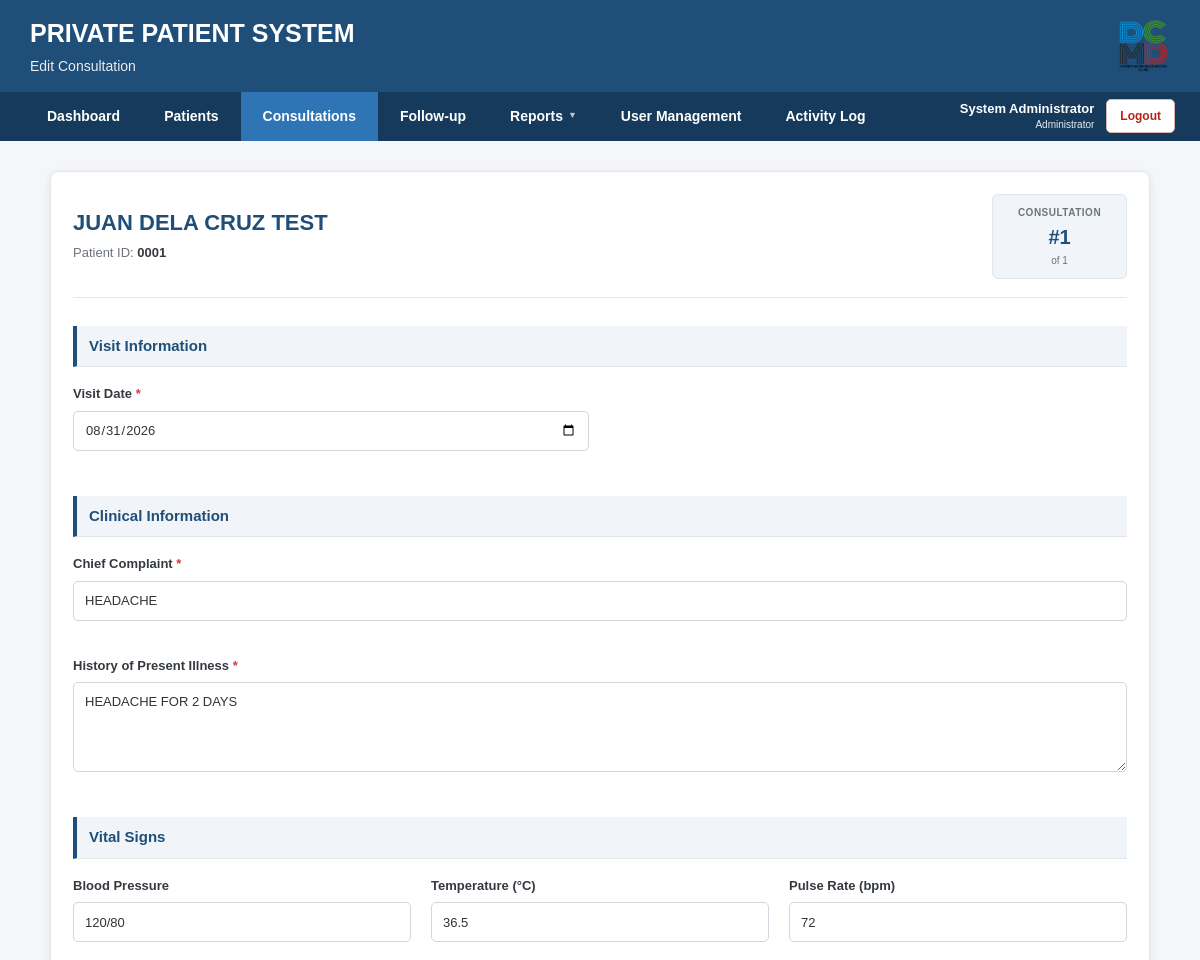
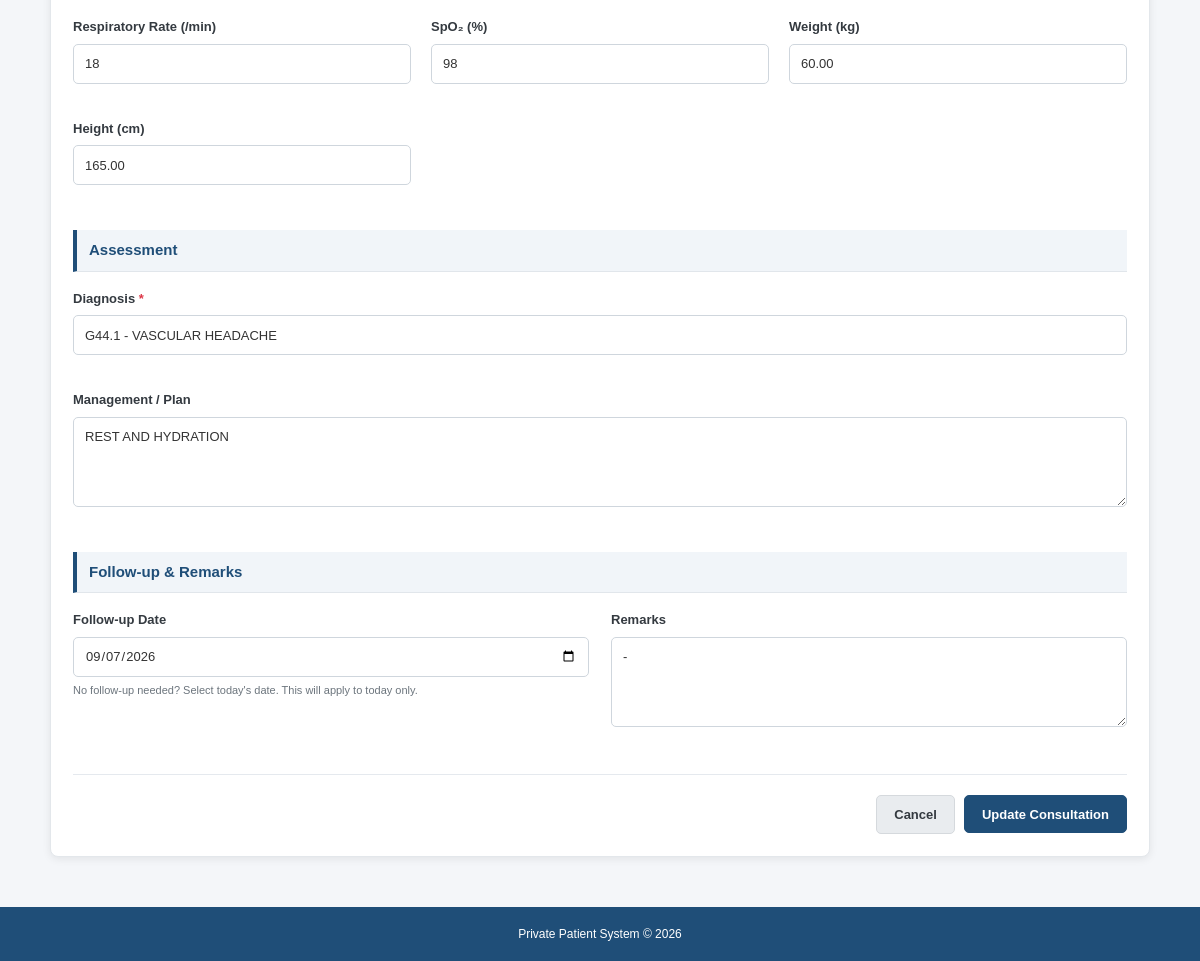
The page /patients/consultation_edit.php?id=32 (signed in) on the database its author committed (2 pictures, top to bottom).
### tables this page shows
CREATE TABLE IF NOT EXISTS `consultations` (
  `id` int(11) NOT NULL AUTO_INCREMENT,
  `patient_id` int(11) NOT NULL,
  `visit_date` date NOT NULL,
  `chief_complaint` text,
  `history_illness` text,
  `blood_pressure` varchar(20) DEFAULT NULL,
  `temperature` decimal(4,1) DEFAULT NULL,
  `pulse_rate` int(11) DEFAULT NULL,
  `respiratory_rate` int(11) DEFAULT NULL,
  `oxygen_saturation` int(11) DEFAULT NULL,
  `weight` decimal(5,2) DEFAULT NULL,
  `height` decimal(5,2) DEFAULT NULL,
  `assessment` text,
  `medication` text,
  `management` text,
  `follow_up_date` date DEFAULT NULL,
  `remarks` text,
  `created_at` timestamp NOT NULL DEFAULT CURRENT_TIMESTAMP,
  `follow_up_status` varchar(30) NOT NULL DEFAULT 'PENDING',
  PRIMARY KEY (`id`),
  KEY `patient_id` (`patient_id`)
);

CREATE TABLE IF NOT EXISTS `patients` (
  `id` int(11) NOT NULL AUTO_INCREMENT,
  `patient_id` varchar(10) NOT NULL,
  `last_name` varchar(100) NOT NULL,
  `first_name` varchar(100) NOT NULL,
  `middle_name` varchar(100) DEFAULT NULL,
  `birthdate` date NOT NULL,
  `sex` enum('Male','Female') NOT NULL,
  `address` text,
  `contact_no` varchar(20) DEFAULT NULL,
  `emergency_contact` varchar(150) DEFAULT NULL,
  `emergency_contact_no` varchar(20) DEFAULT NULL,
  `date_registered` date NOT NULL,
  `status` enum('Active','Inactive','Deceased') NOT NULL DEFAULT 'Active',
  `created_at` timestamp NOT NULL DEFAULT CURRENT_TIMESTAMP,
  PRIMARY KEY (`id`),
  UNIQUE KEY `patient_id` (`patient_id`)
);

### patients/consultation_edit.php (the view, shortened to what the rows shown need)
<?php
require_once "../config/database.php";
$consultation_id = isset($_GET['id'])
    ? intval($_GET['id'])
    : 0;
$sql = "SELECT
            c.id,
            c.patient_id,
            c.visit_date,
            c.chief_complaint,
            c.history_illness,
            c.blood_pressure,
            c.temperature,
            c.pulse_rate,
            c.respiratory_rate,
            c.oxygen_saturation,
            c.weight,
            c.height,
            c.assessment,
            c.management,
            c.follow_up_date,
            c.remarks,
            p.patient_id AS patient_number,
            p.first_name,
            p.middle_name,
            p.last_name
        FROM consultations c
        INNER JOIN patients p
            ON c.patient_id = p.id
        WHERE c.id = ?";
$stmt = $conn->prepare($sql);
$stmt->bind_param(
    "i",
    $consultation_id
);
$stmt->execute();
$result = $stmt->get_result();
$consultation = $result->fetch_assoc();
$fullName = $consultation['first_name'];
if (!empty($consultation['middle_name'])) {
    $fullName .=
        " " .
        $consultation['middle_name'];
}
$fullName .=
    " " .
    $consultation['last_name'];
$chiefComplaints = array(
    "ABDOMINAL CRAMP/PAIN",
    "ALTERED MENTAL SENSORIUM",
    "ANOREXIA",
    "BLEEDING GUMS",
    "BLURRING OF VISION",
    "BODY WEAKNESS",
    "CHEST PAIN/DISCOMFORT",
    "CONSTIPATION",
    "COUGH",
    "DIARRHEA",
    "DIZZINESS",
    "DYSPHAGIA",
    "DYSPNEA",
    "DYSURIA",
    "EPISTAXIS",
    "FEVER",
    "FREQUENCY OF URINATION",
    "HEADACHE",
    "HEMATEMESIS",
    "HEMATURIA",
    "HEMOPTYSIS",
    "IRRITABILITY",
    "JAUNDICE",
    "LOWER EXTREMITY EDEMA",
    "MYALGIA",
    "NAUSEA",
    "ORTHOPNEA",
    "OTHERS",
    "PAIN",
    "PALPITATIONS",
    "SEIZURES",
    "SKIN RASHES",
    "STOOL, BLOODY/BLACK TARRY/MUC",
    "SWEATING",
    "URGENCY",
    "VOMITING/NAUSEA",
    "WEIGHT LOSS"
);
$existingChiefComplaint = "";
if (isset($consultation['chief_complaint'])) {
    $existingChiefComplaint =
        strtoupper(
            trim(
                $consultation['chief_complaint']
            )
        );
}
$chiefComplaintIsStandard =
    in_array(
        $existingChiefComplaint,
        $chiefComplaints,
        true
    );
if (
    !$chiefComplaintIsStandard &&
    $existingChiefComplaint !== ""
) {
    $initialChiefComplaint = "OTHERS";
    $otherChiefComplaintValue =
        $existingChiefComplaint;
} else {
    $initialChiefComplaint =
        $existingChiefComplaint;
}
require_once "../includes/header.php";
?>
<main class="main-container">
    <div class="card consultation-edit-card">
        <div class="consultation-patient-header">
            <div>
                <div class="consultation-patient-name">
                    <?php
                    echo htmlspecialchars(
                        $fullName
                    );
                    ?>
                </div>
                <div class="consultation-patient-id">
                    Patient ID:
                    <strong>
                        <?php
                        echo htmlspecialchars(
                            $consultation['patient_number']
                        );
                        ?>
                    </strong>
                </div>
            </div>
        </div>
        <form
            action="update_consultation.php"
            method="POST"
            id="editConsultationForm"
        >
            <div class="form-grid">
                <div class="form-group">
                    <label>
                        Visit Date
                        <span class="required">*</span>
                    </label>
                    <input
                        type="date"
                        name="visit_date"
                        value="<?php
                            echo htmlspecialchars(
                                $consultation['visit_date']
                            );
                        ?>"
                        max="<?php echo date('Y-m-d'); ?>"
                        required
                    >
                </div>
            </div>
            <div class="form-grid">
                <div class="form-group form-group-full">
                    <div class="searchable-wrapper">
                        <input
                            type="text"
                            id="chief_complaint"
                            name="chief_complaint"
                            class="formal-text-field searchable-field"
                            placeholder="Select or search chief complaint..."
                            autocomplete="off"
                            value="<?php
                                echo htmlspecialchars(
                                    $initialChiefComplaint
                                );
                            ?>"
                            required
                        >
                    </div>
                </div>
                <div class="form-group form-group-full">
                    <label for="history_illness">
                        History of Present Illness
                        <span class="required">*</span>
                    </label>
                    <textarea
                        name="history_illness"
                        id="history_illness"
                        class="formal-text-field"
                        placeholder="Enter history of present illness..."
                        required
                    ><?php
                        echo htmlspecialchars(
                            $consultation['history_illness']
                        );
                    ?></textarea>
                </div>
            </div>
            <div class="vital-grid">
                <div class="form-group">
                    <label for="blood_pressure">
                        Blood Pressure
                    </label>
                    <input
                        type="text"
                        name="blood_pressure"
                        id="blood_pressure"
                        placeholder="120/80"
                        pattern="[0-9]{2,3}/[0-9]{2,3}"
                        title="Enter blood pressure like 120/80"
                        maxlength="7"
                        inputmode="numeric"
                        value="<?php
                            echo htmlspecialchars(
                                isset($consultation['blood_pressure'])
                                    ? $consultation['blood_pressure']
                                    : ''
                            );
                        ?>"
                    >
                </div>
                <div class="form-group">
                    <label for="temperature">
                        Temperature (°C)
                    </label>
                    <input
                        type="number"
                        name="temperature"
                        id="temperature"
                        step="0.1"
                        min="25"
                        max="45"
                        placeholder="36.5"
                        value="<?php
                            echo htmlspecialchars(
                                isset($consultation['temperature'])
                                    ? $consultation['temperature']
                                    : ''
                            );
                        ?>"
                    >
                </div>
                <div class="form-group">
                    <label for="pulse_rate">
                        Pulse Rate (bpm)
                    </label>
                    <input
                        type="number"
                        name="pulse_rate"
                        id="pulse_rate"
                        min="20"
                        max="250"
                        placeholder="72"
                        value="<?php
                            echo htmlspecialchars(
                                isset($consultation['pulse_rate'])
                                    ? $consultation['pulse_rate']
                                    : ''
                            );
                        ?>"
                    >
                </div>
                <div class="form-group">
                    <label for="respiratory_rate">
                        Respiratory Rate (/min)
                    </label>
                    <input
                        type="number"
                        name="respiratory_rate"
                        id="respiratory_rate"
                        min="5"
                        max="80"
                        placeholder="18"
                        value="<?php
                            echo htmlspecialchars(
                                isset($consultation['respiratory_rate'])
                                    ? $consultation['respiratory_rate']
                                    : ''
                            );
                        ?>"
                    >
                </div>
                <div class="form-group">
                    <label for="oxygen_saturation">
                        SpO₂ (%)
                    </label>
                    <input
                        type="number"
                        name="oxygen_saturation"
                        id="oxygen_saturation"
                        min="50"
                        max="100"
                        placeholder="98"
                        value="<?php
                            echo htmlspecialchars(
                                isset($consultation['oxygen_saturation'])
                                    ? $consultation['oxygen_saturation']
                                    : ''
                            );
                        ?>"
                    >
                </div>
                <div class="form-group">
                    <label for="weight">
                        Weight (kg)
                    </label>
                    <input
                        type="number"
                        name="weight"
                        id="weight"
                        step="0.01"
                        min="0.1"
                        max="500"
                        placeholder="60"
                        value="<?php
                            echo htmlspecialchars(
                                isset($consultation['weight'])
                                    ? $consultation['weight']
                                    : ''
                            );
                        ?>"
                    >
                </div>
                <div class="form-group">
                    <label for="height">
                        Height (cm)
                    </label>
                    <input
                        type="number"
                        name="height"
                        id="height"
                        step="0.01"
                        min="20"
                        max="250"
                        placeholder="165"
                        value="<?php
                            echo htmlspecialchars(
                                isset($consultation['height'])
                                    ? $consultation['height']
                                    : ''
                            );
                        ?>"
                    >
                </div>
            </div>
            <div class="form-grid">
                <div class="form-group form-group-full">
                    <div class="searchable-wrapper">
                        <input
                            type="text"
                            id="assessment"
                            name="assessment"
                            class="formal-text-field searchable-field"
                            placeholder="Search code or diagnosis..."
                            autocomplete="off"
                            value="<?php
                                echo htmlspecialchars(
                                    $consultation['assessment']
                                );
                            ?>"
                            required
                        >
                    </div>
                </div>
                <div class="form-group form-group-full">
                    <label for="management">
                        Management / Plan
                    </label>
                    <textarea
                        name="management"
                        id="management"
                        class="formal-text-field"
                        placeholder="Enter management or treatment plan..."
                    ><?php
                        echo htmlspecialchars(
                            isset($consultation['management'])
                                ? $consultation['management']
                                : ''
                        );
                    ?></textarea>
                </div>
            </div>
            <div class="form-grid">
                <div class="form-group">
                    <label for="follow_up_date">
                        Follow-up Date
                    </label>
                    <input
                        type="date"
                        name="follow_up_date"
                        id="follow_up_date"
                        value="<?php
                            echo htmlspecialchars(
                                isset($consultation['follow_up_date'])
                                    ? $consultation['follow_up_date']
                                    : ''
                            );
                        ?>"
                    >
                    <div class="follow-up-note">
                        No follow-up needed? Select today's date.
                        This will apply to today only.
                    </div>
                </div>
                <div class="form-group">
                    <label for="remarks">
                        Remarks
                    </label>
                    <textarea
                        name="remarks"
                        id="remarks"
                        class="formal-text-field"
                        placeholder="Additional remarks..."
                    ><?php
                        echo htmlspecialchars(
                            isset($consultation['remarks'])
                                ? $consultation['remarks']
                                : ''
                        );
                    ?></textarea>
                </div>
            </div>
        </form>
    </div>
</main>
<?php
require_once "../includes/footer.php";
?>

### rows shown on the page
consultations: patient.last_name "JUAN DELA CRUZ TEST", patient.patient_id "0001", visit_date "08/31/2026", chief_complaint "HEADACHE", history_illness "HEADACHE FOR 2 DAYS", blood_pressure "120/80", temperature "36.5", pulse_rate "72", respiratory_rate "18", oxygen_saturation "98", weight "60.00", height "165.00", assessment "G44.1 - VASCULAR HEADACHE", management "REST AND HYDRATION", follow_up_date "09/07/2026", remarks "-"

### other values the page prints
$pageSubtitle "Edit Consultation"
$loggedInName "System Administrator"
$loggedInRole "Administrator"
$consultationNumber "1"
$totalConsultations "1"
